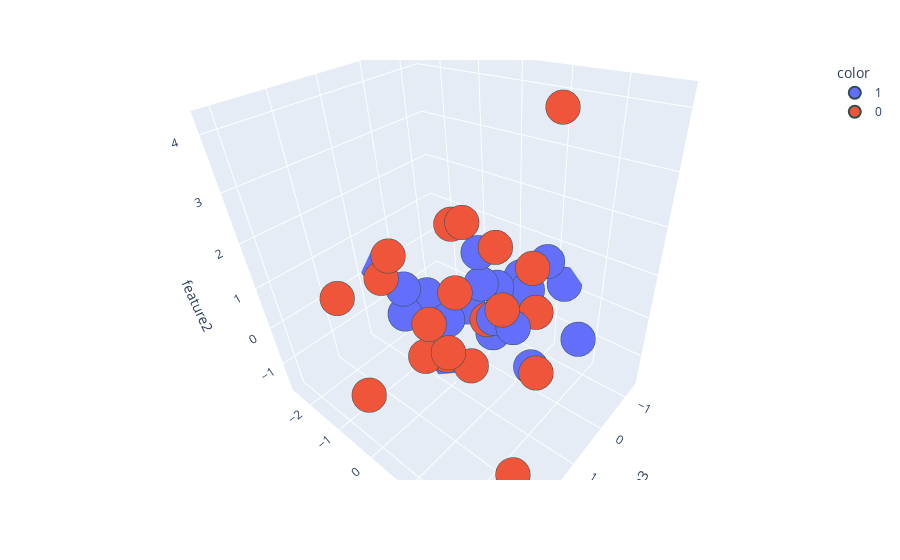

Source (notebook cell):
### Code cell
import plotly.express as px
#y_train_trf = y_train.astype(str)
fig = px.scatter_3d(df, x=df['feature1'], y=df['feature2'], z=df['feature3'],
              color=df['target'].astype('str'))
fig.update_traces(marker=dict(size=12,
                              line=dict(width=2,
                                        color='DarkSlateGrey')),
                  selector=dict(mode='markers'))

fig.show()

### Figure 1 — Plotly figure (JSON) as saved in the notebook; plotly's stock layout.template omitted (floating-point values rounded to 4 significant figures)
{"data": [{"hovertemplate": "color=1<br>feature1=%{x}<br>feature2=%{y}<br>feature3=%{z}<extra></extra>", "legendgroup": "1", "marker": {"color": "#636efa", "line": {"color": "DarkSlateGrey", "width": 2}, "size": 12, "symbol": "circle"}, "mode": "markers", "name": "1", "scene": "scene", "showlegend": true, "type": "scatter3d", "x": [-0.3675, 0.4206, 1.968, -2.506, 0.3223, -0.3316, 0.667, -1.01, 0.2411, -0.04544, -0.9926, -0.4208, 0.9486, 1.415, 1.045, -1.838, 0.1901, -0.02254, 1.267, 1.772], "y": [-1.137, 0.4116, -0.5478, 0.147, 0.06034, -1.632, 0.02581, 0.4417, -0.9525, 1.041, -0.1613, -0.552, 0.7017, 0.4577, 0.5382, -0.9388, 0.5121, 0.01342, 0.1736, -0.3475], "z": [-1.322, -0.07132, -0.6794, 0.6062, -1.043, 0.6191, -0.7776, 1.129, -0.1363, -0.09403, 1.192, -0.1211, -1.051, 0.7289, 0.8121, -0.2018, 0.1315, 0.9359, -1.223, 0.6701]}, {"hovertemplate": "color=0<br>feature1=%{x}<br>feature2=%{y}<br>feature3=%{z}<extra></extra>", "legendgroup": "0", "marker": {"color": "#EF553B", "line": {"color": "DarkSlateGrey", "width": 2}, "size": 12, "symbol": "circle"}, "mode": "markers", "name": "0", "scene": "scene", "showlegend": true, "type": "scatter3d", "x": [0.1771, 1.425, 2.224, -0.7233, 2.823, -1.39, 0.3849, 1.677, 1.438, 0.2907, 0.7319, -1.028, -0.7643, 2.011, 0.8989, 1.01, 1.251, 0.2046, 0.7489, 1.234], "y": [-0.5981, 1.441, 0.2304, 1.461, -0.3329, 0.6667, 1.324, 4.188, 1.1, 0.867, 0.5174, 1.131, 1.567, 1.921, 0.436, 1.438, 0.1864, -0.01154, 2.593, 0.05278], "z": [1.227, 0.1826, 1.192, -0.08537, 2.637, 1.344, -0.1032, -0.08056, 1.065, 0.9826, 2.245, 2.603, 1.549, 2.933, 0.821, 2.328, 1.704, 3.151, 1.171, -0.2616]}], "layout": {"autosize": true, "legend": {"title": {"text": "color"}, "tracegroupgap": 0}, "margin": {"t": 60}, "scene": {"aspectmode": "auto", "aspectratio": {"x": 1.03, "y": 1.124, "z": 0.864}, "camera": {"center": {"x": 0, "y": 0, "z": 0}, "eye": {"x": 0.9593, "y": 0.9593, "z": 0.9593}, "projection": {"type": "perspective"}, "up": {"x": 0.05011, "y": 0.9976, "z": -0.04772}}, "domain": {"x": [0, 1], "y": [0, 1]}, "xaxis": {"title": {"text": "feature1"}, "type": "linear"}, "yaxis": {"title": {"text": "feature2"}, "type": "linear"}, "zaxis": {"title": {"text": "feature3"}, "type": "linear"}}}}
